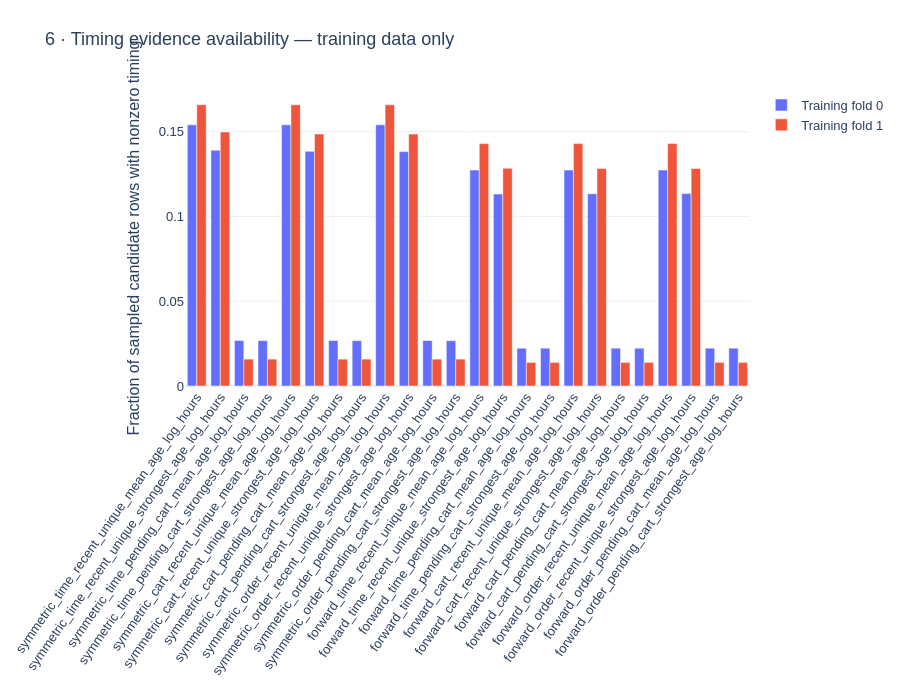

This figure's notebook cell:
### Markdown cell above
## Training-only timing availability

### Code cell
notebook_view.show_chart(6)

### Figure 1 — Plotly figure (JSON) as saved in the notebook; plotly's stock layout.template omitted (floating-point values rounded to 4 significant figures)
{"data": [{"name": "Training fold 0", "type": "bar", "x": ["symmetric_time_recent_unique_mean_age_log_hours", "symmetric_time_recent_unique_strongest_age_log_hours", "symmetric_time_pending_cart_mean_age_log_hours", "symmetric_time_pending_cart_strongest_age_log_hours", "symmetric_cart_recent_unique_mean_age_log_hours", "symmetric_cart_recent_unique_strongest_age_log_hours", "symmetric_cart_pending_cart_mean_age_log_hours", "symmetric_cart_pending_cart_strongest_age_log_hours", "symmetric_order_recent_unique_mean_age_log_hours", "symmetric_order_recent_unique_strongest_age_log_hours", "symmetric_order_pending_cart_mean_age_log_hours", "symmetric_order_pending_cart_strongest_age_log_hours", "forward_time_recent_unique_mean_age_log_hours", "forward_time_recent_unique_strongest_age_log_hours", "forward_time_pending_cart_mean_age_log_hours", "forward_time_pending_cart_strongest_age_log_hours", "forward_cart_recent_unique_mean_age_log_hours", "forward_cart_recent_unique_strongest_age_log_hours", "forward_cart_pending_cart_mean_age_log_hours", "forward_cart_pending_cart_strongest_age_log_hours", "forward_order_recent_unique_mean_age_log_hours", "forward_order_recent_unique_strongest_age_log_hours", "forward_order_pending_cart_mean_age_log_hours", "forward_order_pending_cart_strongest_age_log_hours"], "y": [0.1541, 0.1391, 0.02684, 0.02676, 0.1541, 0.1384, 0.02684, 0.02676, 0.1541, 0.1382, 0.02684, 0.02676, 0.1273, 0.1132, 0.0223, 0.0223, 0.1273, 0.1134, 0.0223, 0.0223, 0.1273, 0.1135, 0.0223, 0.0223]}, {"name": "Training fold 1", "type": "bar", "x": ["symmetric_time_recent_unique_mean_age_log_hours", "symmetric_time_recent_unique_strongest_age_log_hours", "symmetric_time_pending_cart_mean_age_log_hours", "symmetric_time_pending_cart_strongest_age_log_hours", "symmetric_cart_recent_unique_mean_age_log_hours", "symmetric_cart_recent_unique_strongest_age_log_hours", "symmetric_cart_pending_cart_mean_age_log_hours", "symmetric_cart_pending_cart_strongest_age_log_hours", "symmetric_order_recent_unique_mean_age_log_hours", "symmetric_order_recent_unique_strongest_age_log_hours", "symmetric_order_pending_cart_mean_age_log_hours", "symmetric_order_pending_cart_strongest_age_log_hours", "forward_time_recent_unique_mean_age_log_hours", "forward_time_recent_unique_strongest_age_log_hours", "forward_time_pending_cart_mean_age_log_hours", "forward_time_pending_cart_strongest_age_log_hours", "forward_cart_recent_unique_mean_age_log_hours", "forward_cart_recent_unique_strongest_age_log_hours", "forward_cart_pending_cart_mean_age_log_hours", "forward_cart_pending_cart_strongest_age_log_hours", "forward_order_recent_unique_mean_age_log_hours", "forward_order_recent_unique_strongest_age_log_hours", "forward_order_pending_cart_mean_age_log_hours", "forward_order_pending_cart_strongest_age_log_hours"], "y": [0.1659, 0.1498, 0.01586, 0.01586, 0.1659, 0.1487, 0.01586, 0.01586, 0.1659, 0.1486, 0.01586, 0.01586, 0.143, 0.1284, 0.01391, 0.01391, 0.143, 0.1282, 0.01391, 0.01391, 0.143, 0.1282, 0.01391, 0.01391]}], "layout": {"barmode": "group", "font": {"family": "Arial", "size": 13}, "height": 690, "margin": {"b": 80, "l": 70, "r": 35, "t": 90}, "title": {"text": "6 · Timing evidence availability — training data only"}, "xaxis": {"tickangle": -55}, "yaxis": {"title": {"text": "Fraction of sampled candidate rows with nonzero timing"}}}}
